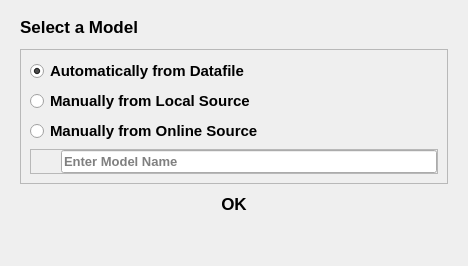
<?xml version="1.0" encoding="UTF-8"?>
<ui version="4.0">
 <class>modelselectDialog</class>
 <widget class="QDialog" name="modelselectDialog">
  <property name="geometry">
   <rect>
    <x>0</x>
    <y>0</y>
    <width>468</width>
    <height>266</height>
   </rect>
  </property>
  <property name="windowTitle">
   <string>Dialog</string>
  </property>
  <property name="styleSheet">
   <string notr="true">QCheckBox::indicator {
    width: 40px;
    height: 40px;
}
QRadioButton::indicator:checked, QCheckBox::indicator:checked {
    image: url(icons/check-circle-green.svg);
}
QRadioButton::indicator:unchecked, QCheckBox::indicator:unchecked {
    image: url(icons/circle.svg);
}</string>
  </property>
  <layout class="QVBoxLayout" name="verticalLayout_2">
   <property name="spacing">
    <number>6</number>
   </property>
   <property name="leftMargin">
    <number>20</number>
   </property>
   <property name="topMargin">
    <number>10</number>
   </property>
   <property name="rightMargin">
    <number>20</number>
   </property>
   <property name="bottomMargin">
    <number>10</number>
   </property>
   <item>
    <widget class="QLabel" name="Title">
     <property name="font">
      <font>
       <pointsize>13</pointsize>
       <bold>true</bold>
      </font>
     </property>
     <property name="text">
      <string>Select a Model</string>
     </property>
     <property name="alignment">
      <set>Qt::AlignLeading|Qt::AlignLeft|Qt::AlignVCenter</set>
     </property>
    </widget>
   </item>
   <item>
    <widget class="QFrame" name="selectionFrame">
     <property name="enabled">
      <bool>true</bool>
     </property>
     <property name="frameShape">
      <enum>QFrame::StyledPanel</enum>
     </property>
     <property name="frameShadow">
      <enum>QFrame::Raised</enum>
     </property>
     <layout class="QVBoxLayout" name="verticalLayout">
      <item>
       <widget class="QRadioButton" name="transferfileRadiobutton">
        <property name="sizePolicy">
         <sizepolicy hsizetype="Preferred" vsizetype="Preferred">
          <horstretch>0</horstretch>
          <verstretch>0</verstretch>
         </sizepolicy>
        </property>
        <property name="font">
         <font>
          <pointsize>11</pointsize>
          <bold>true</bold>
         </font>
        </property>
        <property name="styleSheet">
         <string notr="true"/>
        </property>
        <property name="text">
         <string>Automatically from Datafile</string>
        </property>
        <property name="checkable">
         <bool>true</bool>
        </property>
        <property name="checked">
         <bool>true</bool>
        </property>
        <attribute name="buttonGroup">
         <string notr="true">radioButtonGroup</string>
        </attribute>
       </widget>
      </item>
      <item>
       <widget class="QRadioButton" name="localsearchRadiobutton">
        <property name="sizePolicy">
         <sizepolicy hsizetype="Preferred" vsizetype="Preferred">
          <horstretch>0</horstretch>
          <verstretch>0</verstretch>
         </sizepolicy>
        </property>
        <property name="font">
         <font>
          <pointsize>11</pointsize>
          <bold>true</bold>
         </font>
        </property>
        <property name="text">
         <string>Manually from Local Source</string>
        </property>
        <attribute name="buttonGroup">
         <string notr="true">radioButtonGroup</string>
        </attribute>
       </widget>
      </item>
      <item>
       <widget class="QRadioButton" name="onlinesearchRadiobutton">
        <property name="sizePolicy">
         <sizepolicy hsizetype="Preferred" vsizetype="Preferred">
          <horstretch>0</horstretch>
          <verstretch>0</verstretch>
         </sizepolicy>
        </property>
        <property name="font">
         <font>
          <pointsize>11</pointsize>
          <bold>true</bold>
         </font>
        </property>
        <property name="text">
         <string>Manually from Online Source</string>
        </property>
        <property name="iconSize">
         <size>
          <width>20</width>
          <height>20</height>
         </size>
        </property>
        <property name="checked">
         <bool>false</bool>
        </property>
        <attribute name="buttonGroup">
         <string notr="true">radioButtonGroup</string>
        </attribute>
       </widget>
      </item>
      <item>
       <widget class="QFrame" name="queryFrame">
        <property name="frameShape">
         <enum>QFrame::StyledPanel</enum>
        </property>
        <property name="frameShadow">
         <enum>QFrame::Raised</enum>
        </property>
        <layout class="QVBoxLayout" name="verticalLayout_3">
         <property name="spacing">
          <number>6</number>
         </property>
         <property name="leftMargin">
          <number>30</number>
         </property>
         <property name="topMargin">
          <number>0</number>
         </property>
         <property name="rightMargin">
          <number>0</number>
         </property>
         <property name="bottomMargin">
          <number>0</number>
         </property>
         <item>
          <widget class="QLineEdit" name="lineEdit">
           <property name="font">
            <font>
             <pointsize>10</pointsize>
             <bold>true</bold>
            </font>
           </property>
           <property name="inputMask">
            <string/>
           </property>
           <property name="text">
            <string/>
           </property>
           <property name="frame">
            <bool>true</bool>
           </property>
           <property name="cursorPosition">
            <number>0</number>
           </property>
           <property name="placeholderText">
            <string>Enter Model Name</string>
           </property>
           <property name="cursorMoveStyle">
            <enum>Qt::LogicalMoveStyle</enum>
           </property>
           <property name="clearButtonEnabled">
            <bool>true</bool>
           </property>
          </widget>
         </item>
        </layout>
       </widget>
      </item>
     </layout>
    </widget>
   </item>
   <item alignment="Qt::AlignHCenter">
    <widget class="QPushButton" name="okButton">
     <property name="sizePolicy">
      <sizepolicy hsizetype="Expanding" vsizetype="Fixed">
       <horstretch>0</horstretch>
       <verstretch>0</verstretch>
      </sizepolicy>
     </property>
     <property name="minimumSize">
      <size>
       <width>170</width>
       <height>0</height>
      </size>
     </property>
     <property name="font">
      <font>
       <pointsize>13</pointsize>
       <bold>true</bold>
      </font>
     </property>
     <property name="styleSheet">
      <string notr="true">QPushButton[objectName^=&quot;okButton&quot;]:hover {
	background-color : rgb(230,230,230);
	border-radius: 20px;
	border-style: outset;
}

</string>
     </property>
     <property name="text">
      <string>OK</string>
     </property>
     <property name="flat">
      <bool>true</bool>
     </property>
    </widget>
   </item>
   <item alignment="Qt::AlignHCenter">
    <widget class="QLabel" name="loadingLabel">
     <property name="sizePolicy">
      <sizepolicy hsizetype="Fixed" vsizetype="Fixed">
       <horstretch>0</horstretch>
       <verstretch>0</verstretch>
      </sizepolicy>
     </property>
     <property name="maximumSize">
      <size>
       <width>40</width>
       <height>40</height>
      </size>
     </property>
     <property name="text">
      <string/>
     </property>
     <property name="pixmap">
      <pixmap>icons/Spin-1s-200px.gif</pixmap>
     </property>
     <property name="scaledContents">
      <bool>true</bool>
     </property>
     <property name="alignment">
      <set>Qt::AlignCenter</set>
     </property>
    </widget>
   </item>
  </layout>
 </widget>
 <resources>
  <include location="resources.qrc"/>
 </resources>
 <connections/>
 <buttongroups>
  <buttongroup name="radioButtonGroup"/>
 </buttongroups>
</ui>
